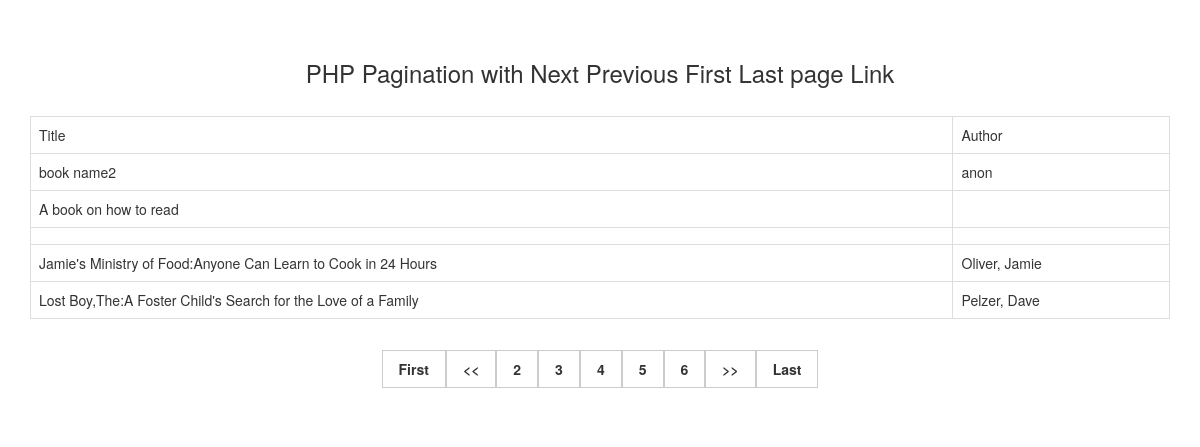
/public/pagination.php?page=2, run on the app's committed database.
### tables this page shows
CREATE TABLE `books` (
  `BookID` int(11) NOT NULL,
  `Downloads` varchar(11) NOT NULL DEFAULT '0',
  `Author` varchar(50) DEFAULT NULL,
  `Title` varchar(100) NOT NULL,
  `Year` varchar(100) NOT NULL,
  `Genre` mediumtext NOT NULL,
  `Description` longtext NOT NULL,
  `Publisher` varchar(80) NOT NULL,
  `Language` varchar(50) NOT NULL,
  `Cover` varchar(100) NOT NULL,
  `Uploaded_On` datetime NOT NULL DEFAULT current_timestamp(),
  `UserID` int(11) NOT NULL,
  `Price` int(11) NOT NULL,
  `Likes` mediumint(9) NOT NULL DEFAULT 0,
  `Dislikes` mediumint(9) NOT NULL DEFAULT 0,
  `Book` varchar(255) NOT NULL,
  `Status` varchar(10) NOT NULL DEFAULT 'pending',
  `ID` int(11) NOT NULL,
  `ApporvedBy` int(11) NOT NULL
);

### public/pagination.php (the view, shortened to what this page needs)
<?php
include "../config/dbconfig.php";
$connect =$db;
$record_per_page = 5;
$page = '';
if(isset($_GET["page"]))
{
 $page = $_GET["page"];
}
else
{
 $page = 1;
}
$start_from = ($page-1)*$record_per_page;
$query = "SELECT * FROM books order by BookID DESC LIMIT $start_from, $record_per_page";
$result = mysqli_query($connect, $query);
?>
<!DOCTYPE html>
<html>
 <head>
  <link rel="stylesheet" href="https://maxcdn.bootstrapcdn.com/bootstrap/3.3.6/css/bootstrap.min.css" />
 </head>
 <body>
  <br /><br />
  <div class="container">
   <h3 align="center">PHP Pagination with Next Previous First Last page Link</h3><br />
   <div class="table-responsive">
    <table class="table table-bordered">
     <tr>
      <td>Title</td>
      <td>Author</td>
     </tr>
     <?php
     while($row = mysqli_fetch_array($result))
     {
     ?>
     <tr>
      <td><?php echo $row["Title"]; ?></td>
      <td><?php echo $row["Author"]; ?></td>
     </tr>
     <?php
     }
     ?>
    </table>
    <div align="center">
    <br />
    <?php
    $page_query = "SELECT * FROM books ORDER BY BookID DESC";
    $page_result = mysqli_query($connect, $page_query);
    $total_records = mysqli_num_rows($page_result);
    $total_pages = ceil($total_records/$record_per_page);
    $start_loop = $page;
    $end_loop = $start_loop + 4;
    if($page > 1)
    {
     echo "<a href='pagination.php?page=1'>First</a>";
     echo "<a href='pagination.php?page=".($page - 1)."'><<</a>";
    }
    for($i=$start_loop; $i<=$end_loop; $i++)
    {
     echo "<a href='pagination.php?page=".$i."'>".$i."</a>";
    }
    if($page <= $end_loop)
    {
     echo "<a href='pagination.php?page=".($page + 1)."'>>></a>";
     echo "<a href='pagination.php?page=".$total_pages."'>Last</a>";
    }
    ?>
    </div>
    <br /><br />
   </div>
  </div>
 </body>
</html>

### public/pagination.php (style rules this page uses)
a { padding:8px 16px; border:1px solid #ccc; color:#333; font-weight:bold; }

### data on the page
books: Title "book name2", Author "anon"
books: Title "A book on how to read"
books: Title "Jamie's Ministry of Food:Anyone Can Learn to Cook in 24 Hours", Author "Oliver, Jamie"
books: Title "Lost Boy,The:A Foster Child's Search for the Love of a Family", Author "Pelzer, Dave"
